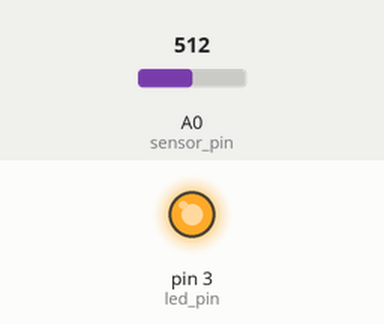
Recording of a sketch running on a simulated Arduino Uno, built with avr-gcc and run on an emulated ATmega328P. On the bench: output pins drawn as LEDs (lit = HIGH). The test bench sets the inputs (shaded band); at power-on: A0 (sensor_pin) = 512.

Above: at 1.2 s.
1.3 s: A0 (sensor_pin) set to 792
2.8 s: A0 (sensor_pin) set to 811
At 4.0 s:
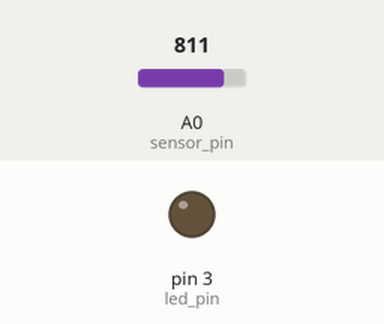
4.3 s: A0 (sensor_pin) set to 790
At 5.3 s:
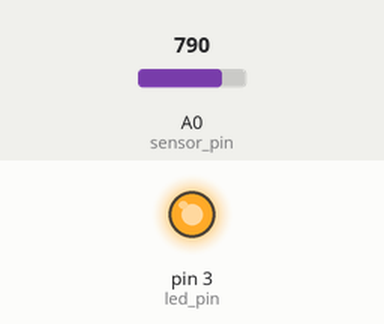
5.8 s: A0 (sensor_pin) set to 810
At 6.4 s:
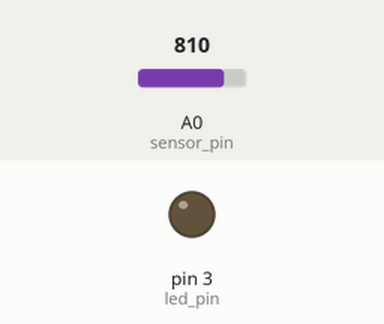
Timing chart, 0 to 8.3 s (numbered marks = the images above; inputs shaded):
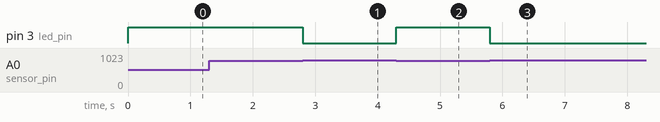

The sketch:

sketch_oct12a.ino
```cpp
#define sensor_pin A0
#define led_pin 3

void setup() {
// put your setup code here, to run once:
Serial.begin(9600);
pinMode(led_pin,OUTPUT);
}

void loop() {
  if (analogRead(sensor_pin) < 800) digitalWrite(led_pin, HIGH);
  else digitalWrite(led_pin, LOW);
}
```

Measured:
- the behaviour switches between 799 and 800 on A0 (sensor_pin) (found by bisection; images 0 and 1)
- after the input at 1.3 s, every drawn part: stays the same
- after the input at 2.8 s, pin 3 (led_pin): HIGH → LOW at once
- after the input at 4.3 s, pin 3 (led_pin): LOW → HIGH at once
- after the input at 5.8 s, pin 3 (led_pin): HIGH → LOW at once
